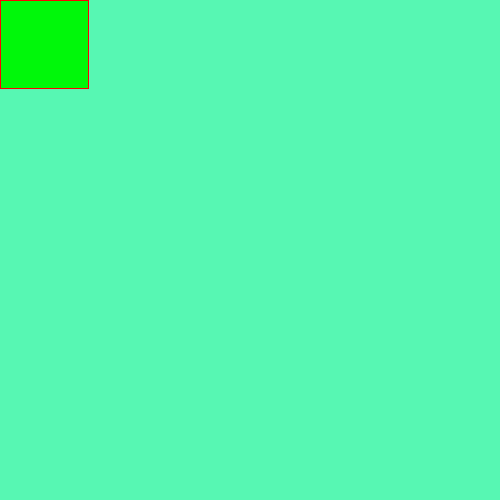
Frame 1 (no input)
Frame 60 (the mouse pressed at the canvas centre just before this capture): identical to frame 1, image omitted
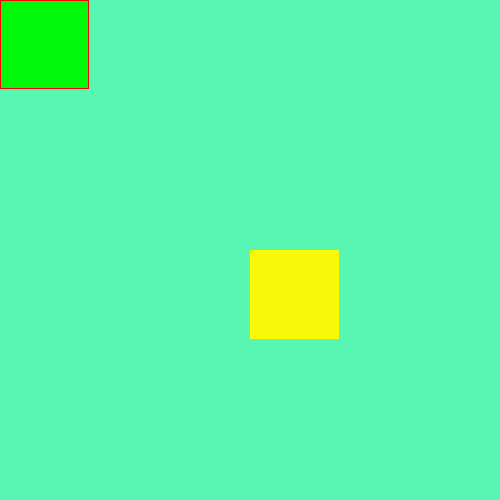
Frame 120 (the mouse held since frame 60 and released just before this capture)

The Processing sketch that drew these frames (run headless with seeded random() and noise(); from frame 60 on, the mouse is pressed at the canvas centre):

// Processing sketch: my_first_generative_code
// ── my_first_generative_code.pde
void setup(){
  size(500, 500);
  background(#57F7B3);
}

void draw(){
  stroke(255, mouseY, 0);
  fill(mouseX, 248, 10);
  rect(mouseX, mouseY, 88, 88);
}
